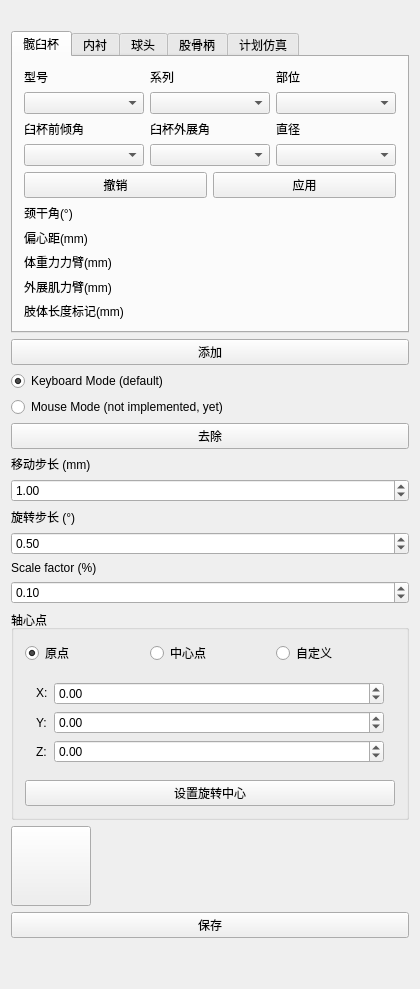
<?xml version="1.0" encoding="UTF-8"?>
<ui version="4.0">
 <class>QmitkGeometryToolsViewControls</class>
 <widget class="QWidget" name="QmitkGeometryToolsViewControls">
  <property name="geometry">
   <rect>
    <x>0</x>
    <y>0</y>
    <width>420</width>
    <height>879</height>
   </rect>
  </property>
  <property name="minimumSize">
   <size>
    <width>0</width>
    <height>0</height>
   </size>
  </property>
  <property name="windowTitle">
   <string>QmitkTemplate</string>
  </property>
  <layout class="QVBoxLayout" name="verticalLayout">
   <item>
    <spacer name="horizontalSpacer">
     <property name="orientation">
      <enum>Qt::Horizontal</enum>
     </property>
     <property name="sizeHint" stdset="0">
      <size>
       <width>40</width>
       <height>20</height>
      </size>
     </property>
    </spacer>
   </item>
   <item>
    <widget class="QTabWidget" name="libraryTab">
     <property name="sizePolicy">
      <sizepolicy hsizetype="Preferred" vsizetype="Preferred">
       <horstretch>0</horstretch>
       <verstretch>0</verstretch>
      </sizepolicy>
     </property>
     <property name="currentIndex">
      <number>0</number>
     </property>
     <widget class="QWidget" name="tab_5">
      <attribute name="title">
       <string>髋臼杯</string>
      </attribute>
      <layout class="QGridLayout" name="gridLayout">
       <item row="1" column="0">
        <widget class="QPushButton" name="cancelBtn">
         <property name="text">
          <string>撤销</string>
         </property>
        </widget>
       </item>
       <item row="1" column="1">
        <widget class="QPushButton" name="applyBtn">
         <property name="text">
          <string>应用</string>
         </property>
        </widget>
       </item>
       <item row="2" column="0">
        <widget class="QLabel" name="label_4">
         <property name="text">
          <string>颈干角(°)</string>
         </property>
        </widget>
       </item>
       <item row="4" column="0">
        <widget class="QLabel" name="label_6">
         <property name="text">
          <string>体重力力臂(mm)</string>
         </property>
        </widget>
       </item>
       <item row="3" column="0">
        <widget class="QLabel" name="label_5">
         <property name="text">
          <string>偏心距(mm)</string>
         </property>
        </widget>
       </item>
       <item row="5" column="0">
        <widget class="QLabel" name="label_7">
         <property name="text">
          <string>外展肌力臂(mm)</string>
         </property>
        </widget>
       </item>
       <item row="0" column="0" colspan="2">
        <layout class="QGridLayout" name="gridLayout_5">
         <item row="1" column="1">
          <widget class="QComboBox" name="seriesBox"/>
         </item>
         <item row="1" column="2">
          <widget class="QComboBox" name="partBox"/>
         </item>
         <item row="3" column="0">
          <widget class="QComboBox" name="anteversionAngleBox"/>
         </item>
         <item row="3" column="1">
          <widget class="QComboBox" name="abductionAngleBox"/>
         </item>
         <item row="0" column="0">
          <widget class="QLabel" name="label_15">
           <property name="text">
            <string>型号</string>
           </property>
          </widget>
         </item>
         <item row="0" column="1">
          <widget class="QLabel" name="label_16">
           <property name="text">
            <string>系列</string>
           </property>
          </widget>
         </item>
         <item row="0" column="2">
          <widget class="QLabel" name="label_17">
           <property name="text">
            <string>部位</string>
           </property>
          </widget>
         </item>
         <item row="1" column="0">
          <widget class="QComboBox" name="modelBox"/>
         </item>
         <item row="3" column="2">
          <widget class="QComboBox" name="diameterBox"/>
         </item>
         <item row="2" column="0">
          <widget class="QLabel" name="label_18">
           <property name="text">
            <string>臼杯前倾角</string>
           </property>
          </widget>
         </item>
         <item row="2" column="1">
          <widget class="QLabel" name="label_19">
           <property name="text">
            <string>臼杯外展角</string>
           </property>
          </widget>
         </item>
         <item row="2" column="2">
          <widget class="QLabel" name="label_20">
           <property name="text">
            <string>直径</string>
           </property>
          </widget>
         </item>
        </layout>
       </item>
       <item row="6" column="0">
        <widget class="QLabel" name="label_8">
         <property name="text">
          <string>肢体长度标记(mm)</string>
         </property>
        </widget>
       </item>
       <item row="2" column="1">
        <widget class="QLabel" name="neckShaftAngleLabel">
         <property name="text">
          <string/>
         </property>
        </widget>
       </item>
       <item row="3" column="1">
        <widget class="QLabel" name="offsetLabel">
         <property name="text">
          <string/>
         </property>
        </widget>
       </item>
       <item row="4" column="1">
        <widget class="QLabel" name="momentArmWeightLabel">
         <property name="text">
          <string/>
         </property>
        </widget>
       </item>
       <item row="5" column="1">
        <widget class="QLabel" name="momentArmAbductorLabel">
         <property name="text">
          <string/>
         </property>
        </widget>
       </item>
       <item row="6" column="1">
        <widget class="QLabel" name="lengthMarkLabel">
         <property name="text">
          <string/>
         </property>
        </widget>
       </item>
      </layout>
     </widget>
     <widget class="QWidget" name="tab_6">
      <attribute name="title">
       <string>内衬</string>
      </attribute>
     </widget>
     <widget class="QWidget" name="tab_7">
      <attribute name="title">
       <string>球头</string>
      </attribute>
     </widget>
     <widget class="QWidget" name="tab_8">
      <attribute name="title">
       <string>股骨柄</string>
      </attribute>
     </widget>
     <widget class="QWidget" name="tab">
      <attribute name="title">
       <string>计划仿真</string>
      </attribute>
     </widget>
    </widget>
   </item>
   <item>
    <widget class="QPushButton" name="m_AddInteractor">
     <property name="sizePolicy">
      <sizepolicy hsizetype="Expanding" vsizetype="Fixed">
       <horstretch>0</horstretch>
       <verstretch>0</verstretch>
      </sizepolicy>
     </property>
     <property name="toolTip">
      <string>Do image processing</string>
     </property>
     <property name="text">
      <string>添加</string>
     </property>
    </widget>
   </item>
   <item>
    <widget class="QRadioButton" name="m_KeyboardMode">
     <property name="text">
      <string>Keyboard Mode (default)</string>
     </property>
     <property name="checked">
      <bool>true</bool>
     </property>
    </widget>
   </item>
   <item>
    <widget class="QRadioButton" name="m_MouseMode">
     <property name="text">
      <string>Mouse Mode (not implemented, yet)</string>
     </property>
    </widget>
   </item>
   <item>
    <widget class="QPushButton" name="m_RemoveInteractor">
     <property name="sizePolicy">
      <sizepolicy hsizetype="Expanding" vsizetype="Fixed">
       <horstretch>0</horstretch>
       <verstretch>0</verstretch>
      </sizepolicy>
     </property>
     <property name="text">
      <string>去除</string>
     </property>
    </widget>
   </item>
   <item>
    <widget class="QLabel" name="label">
     <property name="sizePolicy">
      <sizepolicy hsizetype="Preferred" vsizetype="Fixed">
       <horstretch>0</horstretch>
       <verstretch>0</verstretch>
      </sizepolicy>
     </property>
     <property name="text">
      <string>移动步长 (mm)</string>
     </property>
    </widget>
   </item>
   <item>
    <widget class="QDoubleSpinBox" name="m_TranslationStep">
     <property name="decimals">
      <number>2</number>
     </property>
     <property name="maximum">
      <double>1000.000000000000000</double>
     </property>
     <property name="value">
      <double>1.000000000000000</double>
     </property>
    </widget>
   </item>
   <item>
    <widget class="QLabel" name="label_2">
     <property name="sizePolicy">
      <sizepolicy hsizetype="Preferred" vsizetype="Fixed">
       <horstretch>0</horstretch>
       <verstretch>0</verstretch>
      </sizepolicy>
     </property>
     <property name="text">
      <string>旋转步长 (°)</string>
     </property>
    </widget>
   </item>
   <item>
    <widget class="QDoubleSpinBox" name="m_RotationStep">
     <property name="maximum">
      <double>360.000000000000000</double>
     </property>
     <property name="singleStep">
      <double>0.500000000000000</double>
     </property>
     <property name="value">
      <double>0.500000000000000</double>
     </property>
    </widget>
   </item>
   <item>
    <widget class="QLabel" name="label_3">
     <property name="sizePolicy">
      <sizepolicy hsizetype="Preferred" vsizetype="Fixed">
       <horstretch>0</horstretch>
       <verstretch>0</verstretch>
      </sizepolicy>
     </property>
     <property name="text">
      <string>Scale factor (%)</string>
     </property>
    </widget>
   </item>
   <item>
    <widget class="QDoubleSpinBox" name="m_ScaleFactor">
     <property name="maximum">
      <double>200.000000000000000</double>
     </property>
     <property name="singleStep">
      <double>0.100000000000000</double>
     </property>
     <property name="value">
      <double>0.100000000000000</double>
     </property>
    </widget>
   </item>
   <item>
    <widget class="QGroupBox" name="groupBox">
     <property name="enabled">
      <bool>true</bool>
     </property>
     <property name="sizePolicy">
      <sizepolicy hsizetype="Preferred" vsizetype="Fixed">
       <horstretch>0</horstretch>
       <verstretch>0</verstretch>
      </sizepolicy>
     </property>
     <property name="title">
      <string>轴心点</string>
     </property>
     <property name="checkable">
      <bool>false</bool>
     </property>
     <layout class="QGridLayout" name="gridLayout_4">
      <item row="1" column="0">
       <widget class="QWidget" name="m_CustomAnchorPoint" native="true">
        <layout class="QGridLayout" name="gridLayout_6">
         <item row="0" column="0">
          <layout class="QGridLayout" name="gridLayout_3">
           <item row="0" column="0">
            <widget class="QLabel" name="label_33">
             <property name="sizePolicy">
              <sizepolicy hsizetype="Minimum" vsizetype="Fixed">
               <horstretch>0</horstretch>
               <verstretch>0</verstretch>
              </sizepolicy>
             </property>
             <property name="text">
              <string>X:</string>
             </property>
            </widget>
           </item>
           <item row="0" column="1">
            <widget class="QDoubleSpinBox" name="m_AnchorPointX">
             <property name="sizePolicy">
              <sizepolicy hsizetype="Expanding" vsizetype="Fixed">
               <horstretch>0</horstretch>
               <verstretch>0</verstretch>
              </sizepolicy>
             </property>
             <property name="minimum">
              <double>-9999.989999999999782</double>
             </property>
             <property name="maximum">
              <double>9999.989999999999782</double>
             </property>
            </widget>
           </item>
           <item row="1" column="0">
            <widget class="QLabel" name="label_34">
             <property name="sizePolicy">
              <sizepolicy hsizetype="Minimum" vsizetype="Preferred">
               <horstretch>0</horstretch>
               <verstretch>0</verstretch>
              </sizepolicy>
             </property>
             <property name="text">
              <string>Y:</string>
             </property>
            </widget>
           </item>
           <item row="1" column="1">
            <widget class="QDoubleSpinBox" name="m_AnchorPointY">
             <property name="sizePolicy">
              <sizepolicy hsizetype="Expanding" vsizetype="Fixed">
               <horstretch>0</horstretch>
               <verstretch>0</verstretch>
              </sizepolicy>
             </property>
             <property name="minimum">
              <double>-9999.989999999999782</double>
             </property>
             <property name="maximum">
              <double>9999.989999999999782</double>
             </property>
            </widget>
           </item>
           <item row="2" column="0">
            <widget class="QLabel" name="label_35">
             <property name="sizePolicy">
              <sizepolicy hsizetype="Minimum" vsizetype="Preferred">
               <horstretch>0</horstretch>
               <verstretch>0</verstretch>
              </sizepolicy>
             </property>
             <property name="text">
              <string>Z:</string>
             </property>
            </widget>
           </item>
           <item row="2" column="1">
            <widget class="QDoubleSpinBox" name="m_AnchorPointZ">
             <property name="sizePolicy">
              <sizepolicy hsizetype="Expanding" vsizetype="Fixed">
               <horstretch>0</horstretch>
               <verstretch>0</verstretch>
              </sizepolicy>
             </property>
             <property name="minimum">
              <double>-9999.989999999999782</double>
             </property>
             <property name="maximum">
              <double>9999.989999999999782</double>
             </property>
            </widget>
           </item>
          </layout>
         </item>
        </layout>
       </widget>
      </item>
      <item row="0" column="0">
       <layout class="QHBoxLayout" name="horizontalLayout_4">
        <item>
         <widget class="QRadioButton" name="m_OriginPointRadioButton">
          <property name="text">
           <string>原点</string>
          </property>
          <property name="checked">
           <bool>true</bool>
          </property>
         </widget>
        </item>
        <item>
         <widget class="QRadioButton" name="m_CenterPointRadioButton">
          <property name="sizePolicy">
           <sizepolicy hsizetype="Minimum" vsizetype="Fixed">
            <horstretch>0</horstretch>
            <verstretch>0</verstretch>
           </sizepolicy>
          </property>
          <property name="text">
           <string>中心点</string>
          </property>
          <property name="checked">
           <bool>false</bool>
          </property>
         </widget>
        </item>
        <item>
         <widget class="QRadioButton" name="m_CustomAnchorPointRadioButton">
          <property name="text">
           <string>自定义</string>
          </property>
         </widget>
        </item>
       </layout>
      </item>
      <item row="2" column="0">
       <widget class="QPushButton" name="m_SettingCenterPointBtn">
        <property name="text">
         <string>设置旋转中心</string>
        </property>
       </widget>
      </item>
     </layout>
    </widget>
   </item>
   <item>
    <widget class="QPushButton" name="clipPlaneBtn">
     <property name="sizePolicy">
      <sizepolicy hsizetype="Fixed" vsizetype="Fixed">
       <horstretch>0</horstretch>
       <verstretch>0</verstretch>
      </sizepolicy>
     </property>
     <property name="minimumSize">
      <size>
       <width>80</width>
       <height>80</height>
      </size>
     </property>
     <property name="text">
      <string/>
     </property>
     <property name="icon">
      <iconset resource="../../../../../plan-bin/MITK-build/Plugins/org.mitk.gui.qt.geometrytools/org_mitk_gui_qt_geometrytools_cached.qrc">
       <normaloff>:/org.mitk.gui.qt.geometrytools/resources/key_alt.png</normaloff>:/org.mitk.gui.qt.geometrytools/resources/key_alt.png</iconset>
     </property>
     <property name="iconSize">
      <size>
       <width>80</width>
       <height>80</height>
      </size>
     </property>
    </widget>
   </item>
   <item>
    <widget class="QPushButton" name="saveBtn">
     <property name="text">
      <string>保存</string>
     </property>
    </widget>
   </item>
   <item>
    <spacer name="verticalSpacer">
     <property name="orientation">
      <enum>Qt::Vertical</enum>
     </property>
     <property name="sizeType">
      <enum>QSizePolicy::Fixed</enum>
     </property>
     <property name="sizeHint" stdset="0">
      <size>
       <width>20</width>
       <height>40</height>
      </size>
     </property>
    </spacer>
   </item>
  </layout>
 </widget>
 <layoutdefault spacing="6" margin="11"/>
 <tabstops>
  <tabstop>m_AddInteractor</tabstop>
  <tabstop>m_KeyboardMode</tabstop>
  <tabstop>m_MouseMode</tabstop>
  <tabstop>m_RemoveInteractor</tabstop>
  <tabstop>m_TranslationStep</tabstop>
  <tabstop>m_RotationStep</tabstop>
  <tabstop>m_ScaleFactor</tabstop>
  <tabstop>m_OriginPointRadioButton</tabstop>
  <tabstop>m_CenterPointRadioButton</tabstop>
  <tabstop>m_CustomAnchorPointRadioButton</tabstop>
  <tabstop>m_AnchorPointX</tabstop>
  <tabstop>m_AnchorPointY</tabstop>
  <tabstop>m_AnchorPointZ</tabstop>
 </tabstops>
 <resources>
  <include location="../../../../../plan-bin/MITK-build/Plugins/org.mitk.gui.qt.geometrytools/org_mitk_gui_qt_geometrytools_cached.qrc"/>
  <include location="../../../../../plan-bin/MITK-build/Plugins/org.mitk.gui.qt.geometrytools/org_mitk_gui_qt_geometrytools_cached.qrc"/>
 </resources>
 <connections/>
</ui>
